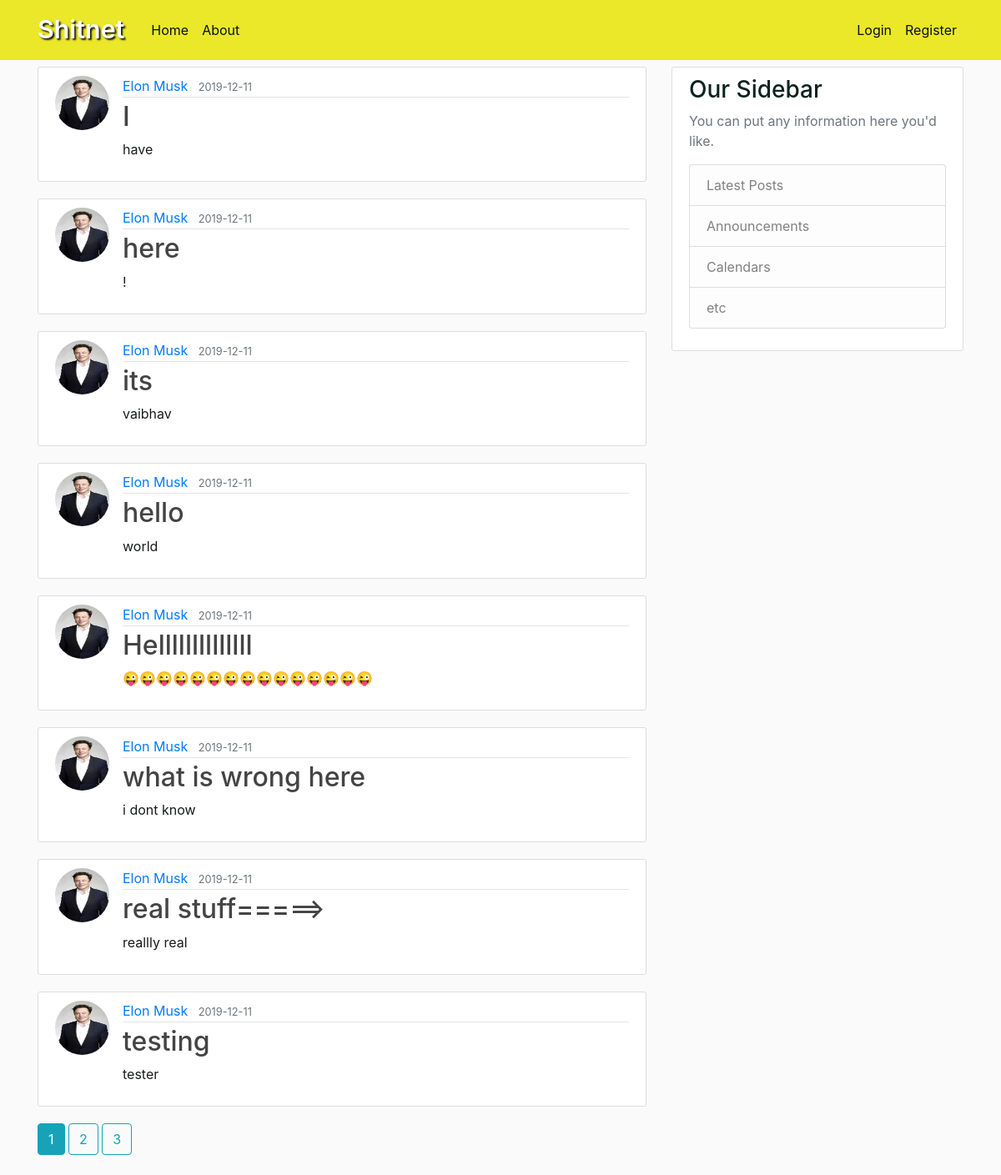
The page /home on the database its author committed.
### shitnet/models.py (models this page shows, shortened)
class Post(db.Model):
    id = db.Column(db.Integer, primary_key=True)
    title = db.Column(db.String(100), nullable=False)
    date_posted = db.Column(db.DateTime, nullable=False, default=datetime.utcnow)
    content = db.Column(db.Text, nullable=False)
    user_id = db.Column(db.Integer, db.ForeignKey('user.id'), nullable=False)

class User(db.Model, UserMixin):
    id = db.Column(db.Integer, primary_key=True)
    username = db.Column(db.String(20), unique=True, nullable=False)
    email = db.Column(db.String(20), unique=True, nullable=False)
    image_file = db.Column(db.String(20), nullable=False, default='default.jpg')
    password = db.Column(db.String(60), nullable=False)
    posts = db.relationship('Post', backref='author', lazy=True)

### shitnet/routes.py (the view)
@app.route("/")
@app.route('/home')
def home():
    page = request.args.get('page', 1, type=int)
    posts = Post.query.order_by(Post.date_posted.desc()).paginate(page=page, per_page=8)
    return render_template('home.html', posts=posts, title="Home")

### shitnet/templates/home.html
{% extends "layout.html" %}
{% block content %}
    {% for post in posts.items %}
        <article class="media content-section">
          <img class="rounded-circle article-img" src="{{ url_for('static', filename='profile_pics/' + post.author.image_file) }}">
          <div class="media-body">
            <div class="article-metadata">
              <a class="mr-2" href="{{ url_for('user_posts', username=post.author.username) }}">{{ post.author.username }}</a>
              <small class="text-muted">{{ post.date_posted.strftime('%Y-%m-%d') }}</small>
            </div>
            <h2><a class="article-title" href="{{ url_for('post', post_id=post.id ) }}">{{ post.title }}</a></h2>
            <p class="article-content" id="content" >{{ post.content }}</p>
          </div>
        </article>
    {% endfor %}
    {% for page_num in posts.iter_pages() %}
      {% if page_num %}
        {% if posts.page == page_num %}
        <a class="btn btn-info mb-4" href="{{url_for('home', page=page_num)}}">{{page_num}}</a>
        {% else %}
        <a class="btn btn-outline-info mb-4" href="{{url_for('home', page=page_num)}}">{{page_num}}</a>
        {% endif %}
      {% else %}
        ...
      {% endif %}
    {% endfor %}
{% endblock content %}

### shitnet/static/main.css (style rules this page uses)
body { background: #fafafa; color: #191b1d; margin-top: 5rem; }
h1, h2, h3, h4, h5, h6 { color: #0c221d; }
.media { word-break: break-word; }
.content-section { background: #ffffff; padding: 10px 20px; border: 1px solid #dddddd; border-radius: 3px; margin-bottom: 20px; }
.article-title { color: #444444; }
.article-content { white-space: pre-line; }
.article-img { height: 65px; width: 65px; margin-right: 16px; }
.article-metadata { padding-bottom: 1px; margin-bottom: 4px; border-bottom: 1px solid #e3e3e3 }

### rows shown on the page
Post: image_file (picture), author.username "Elon Musk", date_posted "2019-12-11", title "I"
Post: image_file (picture), author.username "Elon Musk", date_posted "2019-12-11", title "here", content "!"
Post: image_file (picture), author.username "Elon Musk", date_posted "2019-12-11", title "its", content "vaibhav"
Post: image_file (picture), author.username "Elon Musk", date_posted "2019-12-11", title "hello", content "world"
Post: image_file (picture), author.username "Elon Musk", date_posted "2019-12-11", title "Hellllllllllllll", content "😜😜😜😜😜😜😜😜😜😜😜😜😜😜😜"
Post: image_file (picture), author.username "Elon Musk", date_posted "2019-12-11", title "what is wrong here", content "i dont know"
Post: image_file (picture), author.username "Elon Musk", date_posted "2019-12-11", title "real stuff=====>", content "reallly real"
Post: image_file (picture), author.username "Elon Musk", date_posted "2019-12-11", title "testing", content "tester"

### other values the page prints
{{ page_num }} "1"
{{ page_num }} "2" "3"
